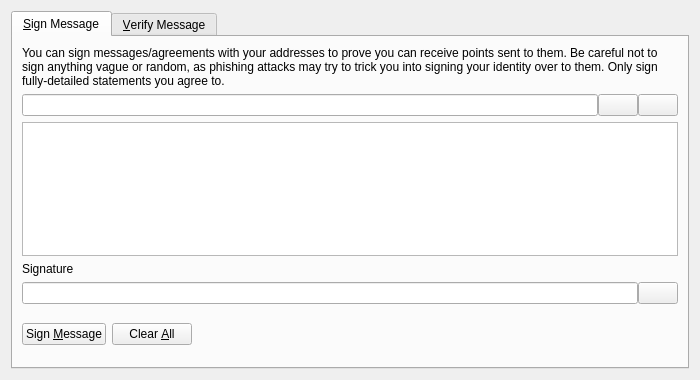
<?xml version="1.0" encoding="UTF-8"?>
<ui version="4.0">
 <class>SignVerifyMessageDialog</class>
 <widget class="QDialog" name="SignVerifyMessageDialog">
  <property name="geometry">
   <rect>
    <x>0</x>
    <y>0</y>
    <width>700</width>
    <height>380</height>
   </rect>
  </property>
  <property name="windowTitle">
   <string>Signatures - Sign / Verify a Message</string>
  </property>
  <property name="modal">
   <bool>true</bool>
  </property>
  <layout class="QVBoxLayout" name="verticalLayout">
   <item>
    <widget class="QTabWidget" name="tabWidget">
     <property name="currentIndex">
      <number>0</number>
     </property>
     <widget class="QWidget" name="tabSignMessage">
      <attribute name="title">
       <string>&amp;Sign Message</string>
      </attribute>
      <layout class="QVBoxLayout" name="verticalLayout_SM">
       <item>
        <widget class="QLabel" name="infoLabel_SM">
         <property name="text">
          <string>You can sign messages/agreements with your addresses to prove you can receive points sent to them. Be careful not to sign anything vague or random, as phishing attacks may try to trick you into signing your identity over to them. Only sign fully-detailed statements you agree to.</string>
         </property>
         <property name="textFormat">
          <enum>Qt::PlainText</enum>
         </property>
         <property name="wordWrap">
          <bool>true</bool>
         </property>
        </widget>
       </item>
       <item>
        <layout class="QHBoxLayout" name="horizontalLayout_1_SM">
         <property name="spacing">
          <number>0</number>
         </property>
         <item>
          <widget class="QValidatedLineEdit" name="addressIn_SM">
           <property name="toolTip">
            <string>The points address to sign the message with</string>
           </property>
          </widget>
         </item>
         <item>
          <widget class="QPushButton" name="addressBookButton_SM">
           <property name="toolTip">
            <string>Choose previously used address</string>
           </property>
           <property name="text">
            <string/>
           </property>
           <property name="icon">
            <iconset resource="../points.qrc">
             <normaloff>:/icons/address-book</normaloff>:/icons/address-book</iconset>
           </property>
           <property name="shortcut">
            <string>Alt+A</string>
           </property>
           <property name="autoDefault">
            <bool>false</bool>
           </property>
          </widget>
         </item>
         <item>
          <widget class="QPushButton" name="pasteButton_SM">
           <property name="toolTip">
            <string>Paste address from clipboard</string>
           </property>
           <property name="text">
            <string/>
           </property>
           <property name="icon">
            <iconset resource="../points.qrc">
             <normaloff>:/icons/editpaste</normaloff>:/icons/editpaste</iconset>
           </property>
           <property name="shortcut">
            <string>Alt+P</string>
           </property>
           <property name="autoDefault">
            <bool>false</bool>
           </property>
          </widget>
         </item>
        </layout>
       </item>
       <item>
        <widget class="QPlainTextEdit" name="messageIn_SM">
         <property name="toolTip">
          <string>Enter the message you want to sign here</string>
         </property>
        </widget>
       </item>
       <item>
        <widget class="QLabel" name="signatureLabel_SM">
         <property name="text">
          <string>Signature</string>
         </property>
         <property name="textFormat">
          <enum>Qt::PlainText</enum>
         </property>
        </widget>
       </item>
       <item>
        <layout class="QHBoxLayout" name="horizontalLayout_2_SM">
         <property name="spacing">
          <number>0</number>
         </property>
         <item>
          <widget class="QLineEdit" name="signatureOut_SM">
           <property name="font">
            <font>
             <italic>true</italic>
            </font>
           </property>
           <property name="readOnly">
            <bool>true</bool>
           </property>
          </widget>
         </item>
         <item>
          <widget class="QPushButton" name="copySignatureButton_SM">
           <property name="toolTip">
            <string>Copy the current signature to the system clipboard</string>
           </property>
           <property name="text">
            <string/>
           </property>
           <property name="icon">
            <iconset resource="../points.qrc">
             <normaloff>:/icons/editcopy</normaloff>:/icons/editcopy</iconset>
           </property>
           <property name="autoDefault">
            <bool>false</bool>
           </property>
          </widget>
         </item>
        </layout>
       </item>
       <item>
        <layout class="QHBoxLayout" name="horizontalLayout_3_SM">
         <item>
          <widget class="QPushButton" name="signMessageButton_SM">
           <property name="toolTip">
            <string>Sign the message to prove you own this points address</string>
           </property>
           <property name="text">
            <string>Sign &amp;Message</string>
           </property>
           <property name="icon">
            <iconset resource="../points.qrc">
             <normaloff>:/icons/edit</normaloff>:/icons/edit</iconset>
           </property>
           <property name="autoDefault">
            <bool>false</bool>
           </property>
          </widget>
         </item>
         <item>
          <widget class="QPushButton" name="clearButton_SM">
           <property name="toolTip">
            <string>Reset all sign message fields</string>
           </property>
           <property name="text">
            <string>Clear &amp;All</string>
           </property>
           <property name="icon">
            <iconset resource="../points.qrc">
             <normaloff>:/icons/remove</normaloff>:/icons/remove</iconset>
           </property>
           <property name="autoDefault">
            <bool>false</bool>
           </property>
          </widget>
         </item>
         <item>
          <spacer name="horizontalSpacer_1_SM">
           <property name="orientation">
            <enum>Qt::Horizontal</enum>
           </property>
           <property name="sizeHint" stdset="0">
            <size>
             <width>40</width>
             <height>48</height>
            </size>
           </property>
          </spacer>
         </item>
         <item>
          <widget class="QLabel" name="statusLabel_SM">
           <property name="font">
            <font>
             <weight>75</weight>
             <bold>true</bold>
            </font>
           </property>
           <property name="text">
            <string/>
           </property>
           <property name="wordWrap">
            <bool>true</bool>
           </property>
          </widget>
         </item>
         <item>
          <spacer name="horizontalSpacer_2_SM">
           <property name="orientation">
            <enum>Qt::Horizontal</enum>
           </property>
           <property name="sizeHint" stdset="0">
            <size>
             <width>40</width>
             <height>48</height>
            </size>
           </property>
          </spacer>
         </item>
        </layout>
       </item>
      </layout>
     </widget>
     <widget class="QWidget" name="tabVerifyMessage">
      <attribute name="title">
       <string>&amp;Verify Message</string>
      </attribute>
      <layout class="QVBoxLayout" name="verticalLayout_VM">
       <item>
        <widget class="QLabel" name="infoLabel_VM">
         <property name="text">
          <string>Enter the receiver's address, message (ensure you copy line breaks, spaces, tabs, etc. exactly) and signature below to verify the message. Be careful not to read more into the signature than what is in the signed message itself, to avoid being tricked by a man-in-the-middle attack. Note that this only proves the signing party receives with the address, it cannot prove sendership of any transaction!</string>
         </property>
         <property name="textFormat">
          <enum>Qt::PlainText</enum>
         </property>
         <property name="alignment">
          <set>Qt::AlignLeading|Qt::AlignLeft|Qt::AlignTop</set>
         </property>
         <property name="wordWrap">
          <bool>true</bool>
         </property>
        </widget>
       </item>
       <item>
        <layout class="QHBoxLayout" name="horizontalLayout_1_VM">
         <property name="spacing">
          <number>0</number>
         </property>
         <item>
          <widget class="QValidatedLineEdit" name="addressIn_VM">
           <property name="toolTip">
            <string>The points address the message was signed with</string>
           </property>
          </widget>
         </item>
         <item>
          <widget class="QPushButton" name="addressBookButton_VM">
           <property name="toolTip">
            <string>Choose previously used address</string>
           </property>
           <property name="text">
            <string/>
           </property>
           <property name="icon">
            <iconset resource="../points.qrc">
             <normaloff>:/icons/address-book</normaloff>:/icons/address-book</iconset>
           </property>
           <property name="shortcut">
            <string>Alt+A</string>
           </property>
           <property name="autoDefault">
            <bool>false</bool>
           </property>
          </widget>
         </item>
        </layout>
       </item>
       <item>
        <widget class="QPlainTextEdit" name="messageIn_VM"/>
       </item>
       <item>
        <widget class="QValidatedLineEdit" name="signatureIn_VM"/>
       </item>
       <item>
        <layout class="QHBoxLayout" name="horizontalLayout_2_VM">
         <item>
          <widget class="QPushButton" name="verifyMessageButton_VM">
           <property name="toolTip">
            <string>Verify the message to ensure it was signed with the specified points address</string>
           </property>
           <property name="text">
            <string>Verify &amp;Message</string>
           </property>
           <property name="icon">
            <iconset resource="../points.qrc">
             <normaloff>:/icons/transaction_0</normaloff>:/icons/transaction_0</iconset>
           </property>
           <property name="autoDefault">
            <bool>false</bool>
           </property>
          </widget>
         </item>
         <item>
          <widget class="QPushButton" name="clearButton_VM">
           <property name="toolTip">
            <string>Reset all verify message fields</string>
           </property>
           <property name="text">
            <string>Clear &amp;All</string>
           </property>
           <property name="icon">
            <iconset resource="../points.qrc">
             <normaloff>:/icons/remove</normaloff>:/icons/remove</iconset>
           </property>
           <property name="autoDefault">
            <bool>false</bool>
           </property>
          </widget>
         </item>
         <item>
          <spacer name="horizontalSpacer_1_VM">
           <property name="orientation">
            <enum>Qt::Horizontal</enum>
           </property>
           <property name="sizeHint" stdset="0">
            <size>
             <width>40</width>
             <height>48</height>
            </size>
           </property>
          </spacer>
         </item>
         <item>
          <widget class="QLabel" name="statusLabel_VM">
           <property name="font">
            <font>
             <weight>75</weight>
             <bold>true</bold>
            </font>
           </property>
           <property name="text">
            <string/>
           </property>
           <property name="wordWrap">
            <bool>true</bool>
           </property>
          </widget>
         </item>
         <item>
          <spacer name="horizontalSpacer_2_VM">
           <property name="orientation">
            <enum>Qt::Horizontal</enum>
           </property>
           <property name="sizeHint" stdset="0">
            <size>
             <width>40</width>
             <height>48</height>
            </size>
           </property>
          </spacer>
         </item>
        </layout>
       </item>
      </layout>
     </widget>
    </widget>
   </item>
  </layout>
 </widget>
 <customwidgets>
  <customwidget>
   <class>QValidatedLineEdit</class>
   <extends>QLineEdit</extends>
   <header>qvalidatedlineedit.h</header>
  </customwidget>
 </customwidgets>
 <resources>
  <include location="../points.qrc"/>
 </resources>
 <connections/>
</ui>
